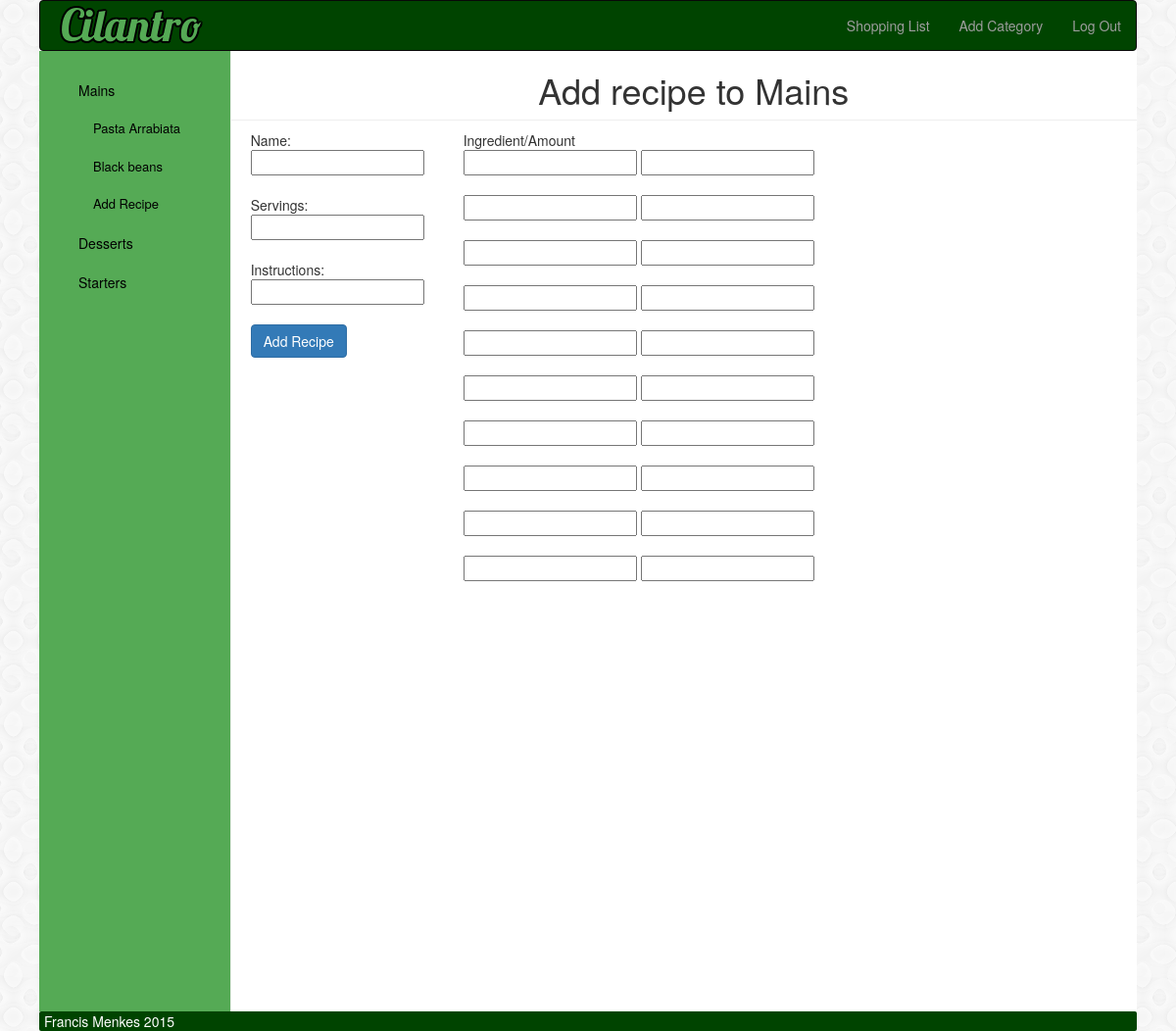
The app's page /cilantro/mains/add_recipe/ (signed in) with its own data.
### cilantro/models.py (models this page shows, shortened)
class Category(models.Model):
    name = models.CharField(max_length=128, unique=True)
    user = models.ForeignKey(User)
    slug = models.SlugField(unique=True)
    class Meta:
        verbose_name_plural = "categories"

class Recipe(models.Model):
    category = models.ForeignKey(Category)
    user = models.ForeignKey(User)
    name = models.CharField(max_length=128, unique=True)
    instructions = models.TextField(blank=True)
    servings = models.IntegerField(blank=True, default=2)
    is_shopping_list = models.BooleanField(default=False)
    slug = models.SlugField()

### cilantro/views.py (the view)
# urls.py: url(r'^(?P<category_name_slug>[\w\-]+)/add_recipe/$', views.add_recipe, name="add_recipe"),
def add_recipe(request, category_name_slug):
    recipe_formset = formset_factory(RecipeIngredientForm, extra=10)
    cat = Category.objects.get(slug=category_name_slug)
    if request.method == 'POST':
        recipe_form = RecipeForm(request.POST)
        ingredients_form = recipe_formset(request.POST)
        if recipe_form.is_valid():
            recipe_form.instance.user = request.user
            recipe_form.instance.category = cat
            recipe_name = recipe_form.cleaned_data['name']
            if ingredients_form.is_valid():
                recipe_form.save(commit=True)
                for form in ingredients_form.forms:
                    if form.cleaned_data:
                        form.instance.recipe = Recipe.objects.get(name=recipe_name)
                        form.save(commit=True)
                return index(request)
            else:
                print ingredients_form.errors
        else:
            print recipe_form.errors
    else:
        recipe_form = RecipeForm()
        ingredients_form = recipe_formset()
    return render(request, 'cilantro/add_recipe.html', {'form': recipe_form,
                                                        'formset': ingredients_form,
                                                        'category': cat,
                                                        })

### cilantro/forms.py
class RecipeForm(forms.ModelForm):
    name = forms.CharField(max_length=128, help_text="Name:")
    servings = forms.CharField(max_length=40, help_text="Servings:", required=False)
    instructions = forms.CharField(max_length=1000, help_text="Instructions: ")
    slug = forms.SlugField(widget=forms.HiddenInput(), required=False)
    class Meta:
        model = Recipe
        fields = ('name', 'servings', 'instructions')

### cilantro/templatetags/cilantro_extras.py (called while the page is built)
@register.inclusion_tag('cilantro/cats.html')
def get_category_list(user, cat=None):
    return {'cats': Category.objects.filter(user=user), 'act_cat': cat, 'recipes': Recipe.objects.all(), 'user': user}

### templates/cilantro/add_recipe.html (shortened to what this page needs)
{% extends 'base.html' %}
    {% block body_block %}
        <div class="cilantro-header"><h1>Add recipe to {{category.name}}</h1></div>
            <form role="form" id="recipe_form" method="post" action="/cilantro/{{category.slug}}/add_recipe/">
            <div class="recipe-left">
            {% for field in form.visible_fields %}
                {{ field.help_text }}<br/>
                {{ field }}<br/><br/>
            {% endfor %}
            <button class="btn btn-primary" type="submit" name="submit">Add Recipe</button>
                </div>
                <div class="recipe-right">
                    Ingredient/Amount<br/>
                    {% for form in formset %}
                        {% for field in form.visible_fields %}
                            {{ field }}
                        {% endfor %}<br/><br/>
                    {% endfor %}
                </div>
        </form>
    {% endblock %}

### templates/cilantro/cats.html
<ul class="nav nav-sidebar">
{% if cats %}
    {% for c in cats %}
        {% if c.name != "Shopping Lists" %}
           <li>
               <a class="category-item" href="#">{{ c.name }}</a>
                       {% if c == act_cat %}
                           <ul>
                       {% else %}
                           <ul class="recipe-ul">
                       {% endif %}
                       {% for r in recipes %}
                           {% if r.category == c %}
                               <li class="recipe-item"><a href="{% url 'recipe' user.username c.slug r.slug %}">{{ r.name }}</a></li>
                           {% endif %}
                       {% endfor %}
                               <li class="recipe-item"><a href="{% url 'add_recipe' c.slug %}">Add Recipe</a></li>
                           </ul></li>
        {% endif %}
       {% endfor %}
{% else %}
       <li><strong>There are no categories present.</strong></li>
{% endif %}
    </ul>

### static/css/cilantro.css (style rules this page uses)
body { width: auto; max-width: 80em; margin: auto; }
.cilantro-header { padding-bottom: 0px; border-bottom: 1px solid #eee; margin-bottom: 10px; text-align: center; }
.nav-sidebar { margin-right: -21px; margin-bottom: 20px; margin-left: -20px; }
.nav-sidebar > li > a { color: #000; padding-right: 100px; padding-left: 40px; }
.recipe-item { position: relative; display: block; font-size: small; text-indent: 55px; margin-left: -40px; padding-top: 10px; padding-bottom: 10px; }
.recipe-item > a { color: #000; }
.recipe-left { float:left; }
.recipe-right { margin-left: 40px; position: relative; width: auto; float:left; }

### records on screen
Category: name "Mains"
Recipe: name "Pasta Arrabiata"
Recipe: name "Black beans"
Category: name "Desserts"
Category: name "Starters"

### other values on screen
{{ field.help_text }} "Name:" "Servings:" "Instructions:"
